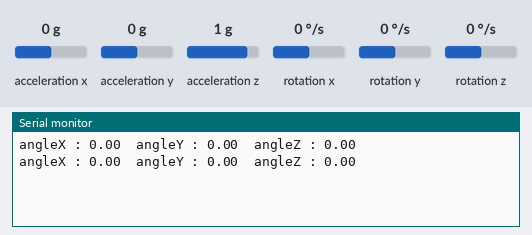
Bench run of a sketch on a simulated Arduino Uno, built with avr-gcc and run on an emulated ATmega328P. On the bench: the last lines printed to the serial monitor. The test bench sets the inputs (shaded band); at power-on: acceleration x 0 g, acceleration y 0 g, acceleration z 1 g, rotation z 0 °/s, rotation x 0 °/s, rotation y 0 °/s.

Above: at 4.2 s.
4.3 s: acceleration x set to -1.4 g
At 4.9 s:
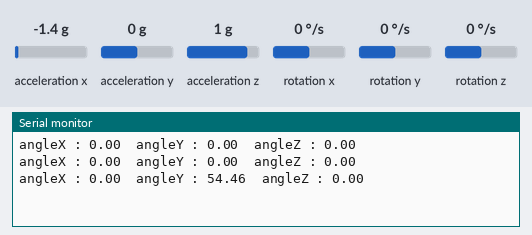
5.8 s: acceleration y set to -1.4 g
At 6.4 s:
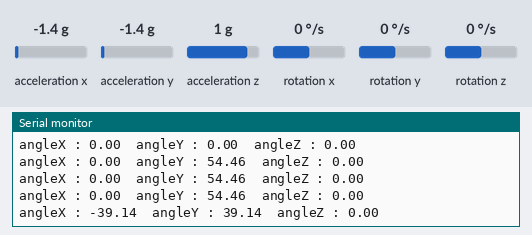
7.3 s: acceleration z set to -1.4 g
At 7.9 s:
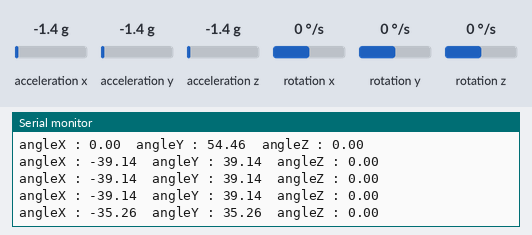
8.8 s: rotation z set to -192 °/s
At 9.5 s:
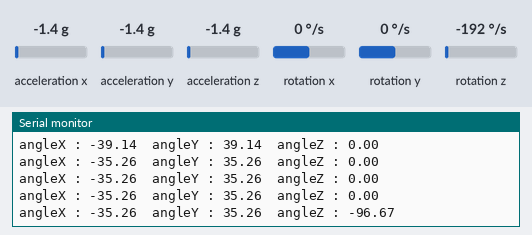
Timing chart, 0 to 11.3 s (numbered marks = the images above; inputs shaded):
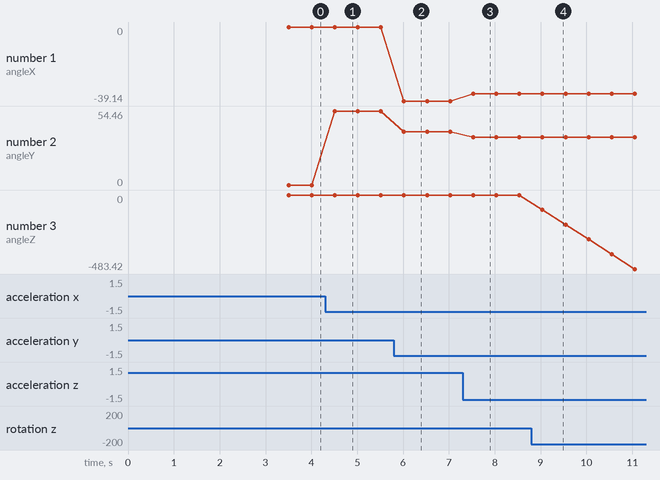

The sketch:

Part1.ino
```cpp
#include <MPU6050_tockn.h>
#include <Wire.h>

MPU6050 mpu6050(Wire);

void setup() {
  Serial.begin(9600);
  Wire.begin();
  mpu6050.begin();
  mpu6050.calcGyroOffsets(true);
}

void loop() {
  delay(500);
  mpu6050.update();
  Serial.print("angleX : ");
  Serial.print(mpu6050.getAngleX());
  Serial.print("\tangleY : ");
  Serial.print(mpu6050.getAngleY());
  Serial.print("\tangleZ : ");
  Serial.println(mpu6050.getAngleZ());
}
```

Measured:
- after the input at 4.3 s, the serial monitor: prints a new line after 0.21 s (image 1)
- after the input at 5.8 s, the serial monitor: prints a new line after 0.22 s (image 2)
- after the input at 7.3 s, the serial monitor: prints a new line after 0.23 s (image 3)
- after the input at 8.8 s, the serial monitor: prints a new line after 0.24 s (image 4)
- plotted number 1: 0 → -39.14 after the input at 5.8 s, -39.14 → -35.26 after the input at 7.3 s
- plotted number 2: 0 → 54.46 after the input at 4.3 s, 54.46 → 39.14 after the input at 5.8 s, 39.14 → 35.26 after the input at 7.3 s
- plotted number 3: 0 → -483.42 after the input at 8.8 s
